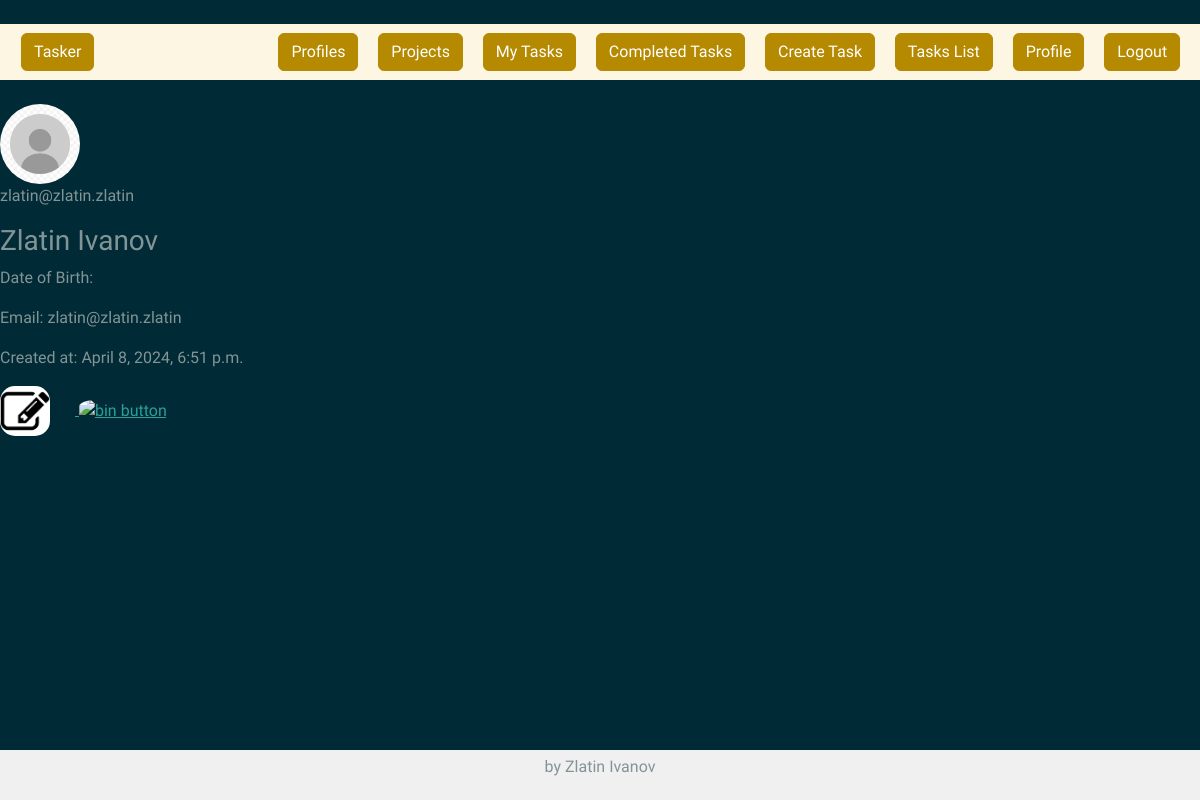
Screenshot of /accounts/profile/1/ (signed in) with the database file from the repository.
### tasker/accounts/models.py (models this page shows)
class Profile(models.Model):
    first_name = models.CharField(
        default=None,
        max_length=30,
        blank=True,
        null=True,
    )
    last_name = models.CharField(
        default=None,
        max_length=30,
        blank=True,
        null=True,
    )
    date_of_birth = models.DateField(
        default=None,
        blank=True,
        null=True,
    )
    profile_picture = models.URLField(
        default=None,
        blank=True,
        null=True,
    )
    user = models.OneToOneField(
        TaskerUser,
        on_delete=models.CASCADE,
        primary_key=True,
        related_name="profile",
    )
    @property
    def full_name(self):
        if self.first_name and self.last_name:
            return f'{self.first_name} {self.last_name}'
        return self.first_name or self.last_name

class TaskerUser(auth_models.AbstractBaseUser, auth_models.PermissionsMixin):
    email = models.EmailField(
        _("email address"),
        unique=True,
        error_messages={
            "unique": _("A user with that email already exists."),
        },
    )
    date_joined = models.DateTimeField(_("date joined"), default=timezone.now)
    is_staff = models.BooleanField(
        default=False,
    )
    is_active = models.BooleanField(
        default=True,
    )
    USERNAME_FIELD = "email"
    objects = TaskerUserManager()

### tasker/accounts/views.py (the view)
# urls.py: path("", ProfileDetailsView.as_view(), name="details profile"),
class ProfileDetailsView(views.DetailView):
    queryset = Profile.objects.all()
    template_name = "accounts/details_profile.html"
    pk_url_kwarg = 'pk'
    def get_context_data(self, **kwargs):
        context = super().get_context_data(**kwargs)
        user = self.request.user
        profile = self.get_object()
        context['profile_picture'] = profile.profile_picture
        context['can_edit_or_delete'] = self.can_edit_or_delete(user, profile)
        return context
    def can_edit_or_delete(self, user, profile):
        return user.groups.filter(name='Directors').exists() or user == profile.user

### templates/accounts/details_profile.html (shortened to what this page needs)
{% extends 'base.html' %}
{% load static %}
{% block main_content %}
    <br>
    <div class="profile">
    <div class="profile-data">
        <div class="profile_img">
            {% if profile.profile_picture %}
                <img class="profile-picture" src="{{ profile.profile_picture }}" alt="Profile Picture">
            {% else %}
                <img class="profile-picture" src="{% static 'images/profile_no_pic.jpg' %}" alt="Profile Picture">
            {% endif %}
        </div>
        <div class="personal">
            <div class="edit">
                <p>{{ profile.user.email }}</p>
            </div>
            {% if profile.full_name %}
                <h3 class="names">{{ profile.full_name }}</h3>
            {% else %}
                <p>Full Name: </p>
            {% endif %}
            {% if profile.date_of_birth %}
                <p>Date of Birth: {{ profile.date_of_birth }}</p>
            {% else %}
                <p>Date of Birth: </p>
            {% endif %}
            <p class="email">Email: {{ profile.user.email }}</p>
            <p class="email">Created at: {{ profile.user.date_joined }}</p>
             {% if can_edit_or_delete %}
                <a href="{% url 'edit profile' pk=profile.pk %}">
                    <img class="edit-img" src="{% static 'images/edit.png' %}" alt="edit button"/>
                </a>
                <a href="{% url 'delete profile' pk=profile.pk %}">
                    <img class="bin-img" src="{% static 'images/bin.jpg' %}" alt="bin button"/>
                </a>
            {% endif %}
        </div>
    </div>
{% endblock %}

### staticfiles/css/extra.css (style rules this page uses)
.edit-img, .bin-img { width: 50px; height: 50px; border-radius: 30%; margin-right: 25px; }
.profile-picture { width: 80px; height: 80px; border-radius: 50%; margin-right: 25px; }
html, body { height: 100%; margin: 0; padding: 0; }

### rows the page displays
Profile: user.email "zlatin@zlatin.zlatin", full_name "Zlatin Ivanov", user.date_joined "April 8, 2024, 6:51 p.m."
